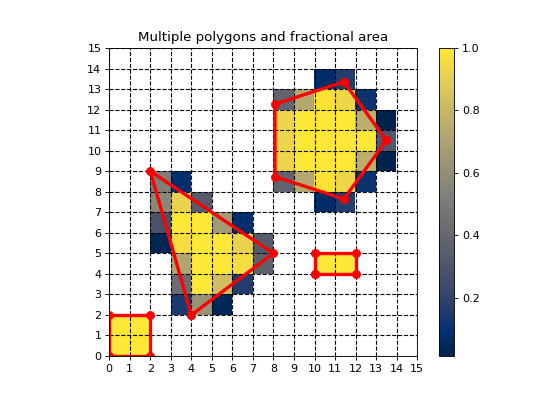

Recreate this plot in Python.
from sofia_redux.toolkit.image.fill import polyfillaa
import numpy as np
import matplotlib.pyplot as plt

px = [[0, 0, 2, 2], [4, 2, 8], [10, 10, 12, 12]]
py = [[0, 2, 2, 0], [2, 9, 5], [4,  5,  5,  4]]

# Add a pentagon
def mypoly(x, y, r, n):
    ang = (np.arange(n) + 1) * 2 * np.pi / n
    return list(r * np.cos(ang) + x), list(r * np.sin(ang) + y)

hx, hy = mypoly(10.5, 10.5, 3, 5)
px.append(hx)
py.append(hy)

result, areas = polyfillaa(px, py, area=True)

grid = np.full((15, 15), np.nan)
for i in range(len(result.keys())):
    grid[result[i][:,0], result[i][:,1]] = areas[i]

fig, ax = plt.subplots(figsize=(7, 5))
ax.set_xticks(np.arange(-0.5, 15, 1))
ax.set_yticks(np.arange(-0.5, 15, 1))
ax.set_xticklabels(np.arange(16))
ax.set_yticklabels(np.arange(16))

ax.grid(which='major', axis='both', linestyle='--',
        color='k', linewidth=1)
img = ax.imshow(grid, cmap='cividis', origin='lower')

for i in range(len(px)):
    x = px[i] + [px[i][0]]
    y = py[i] + [py[i][0]]
    ax.plot(np.array(x) - 0.5, np.array(y) - 0.5,
            '-o', color='red', linewidth=3, markersize=7)

fig.colorbar(img, ax=ax)
ax.set_title("Multiple polygons and fractional area")
